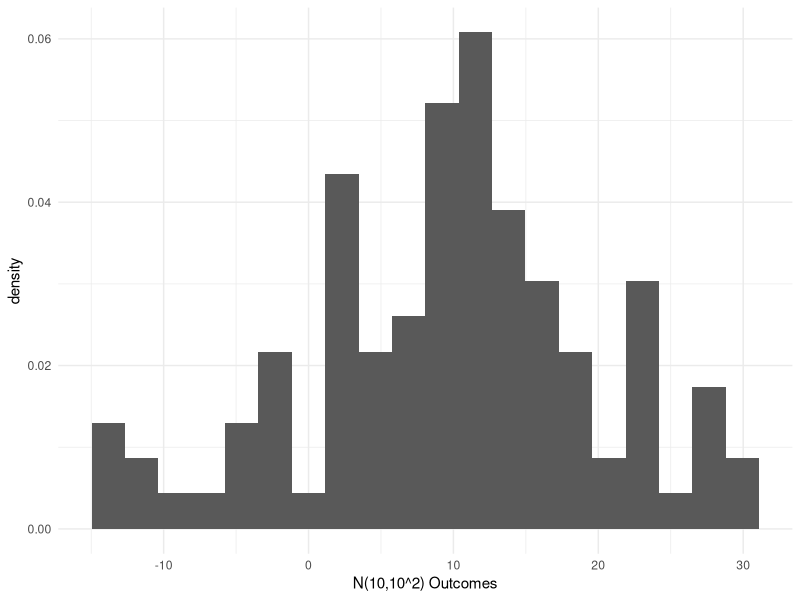
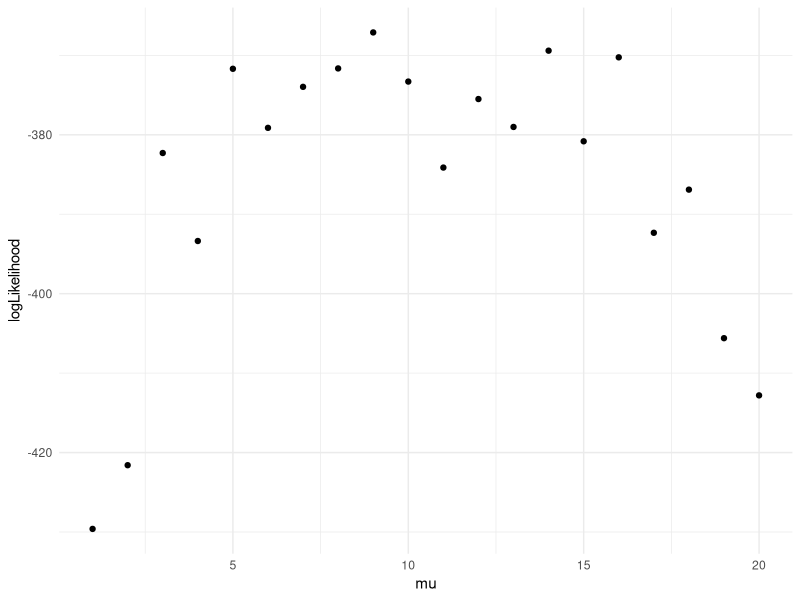
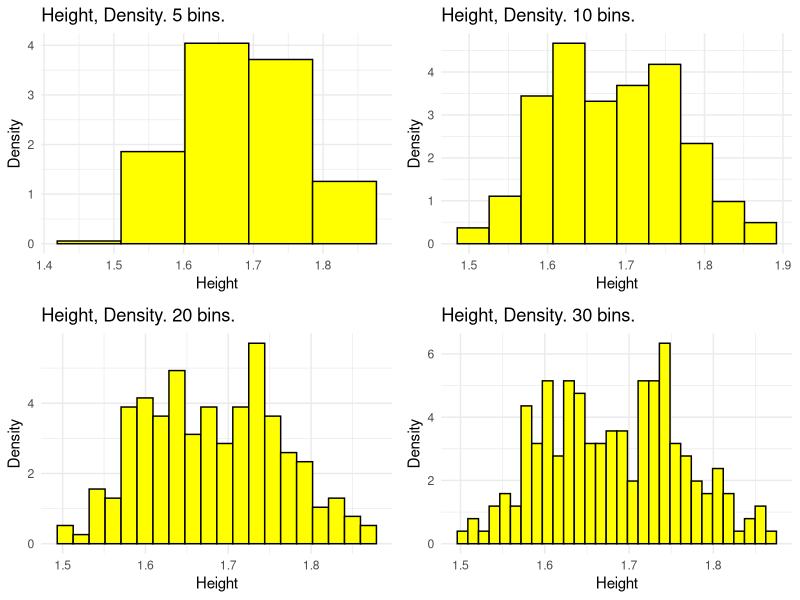
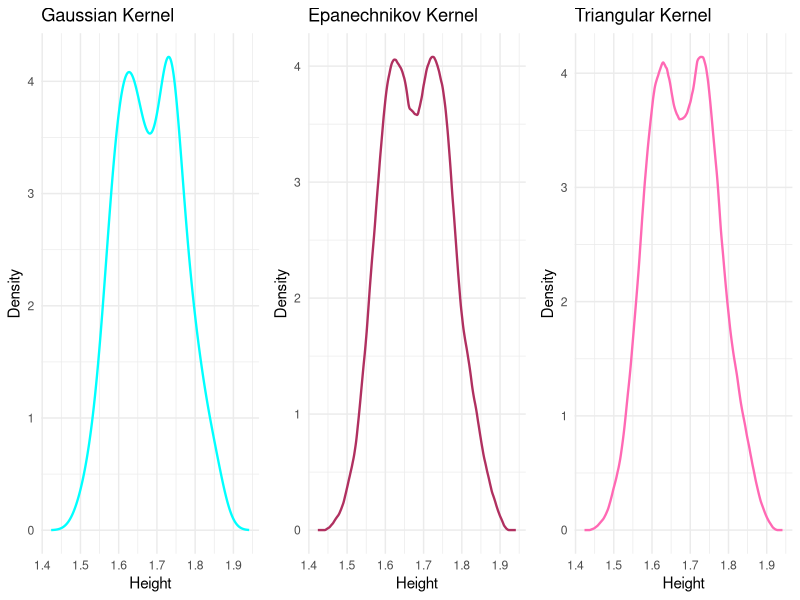
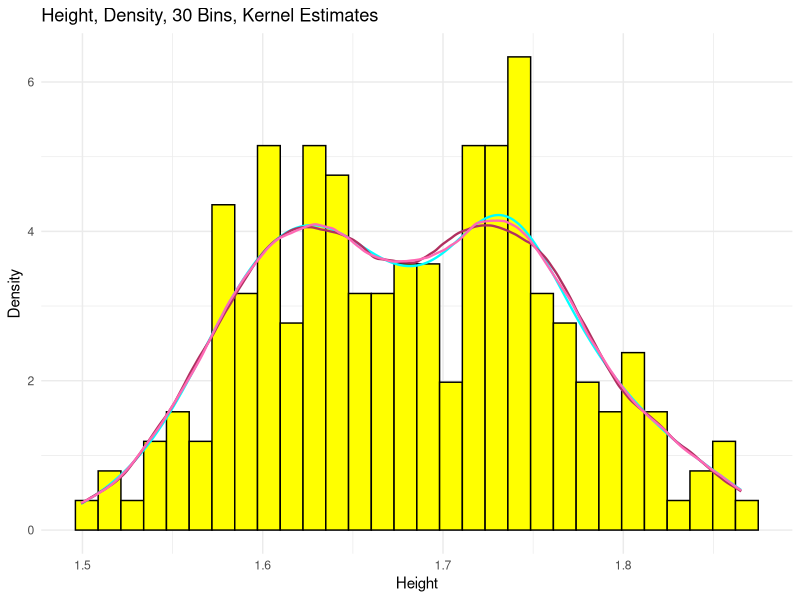
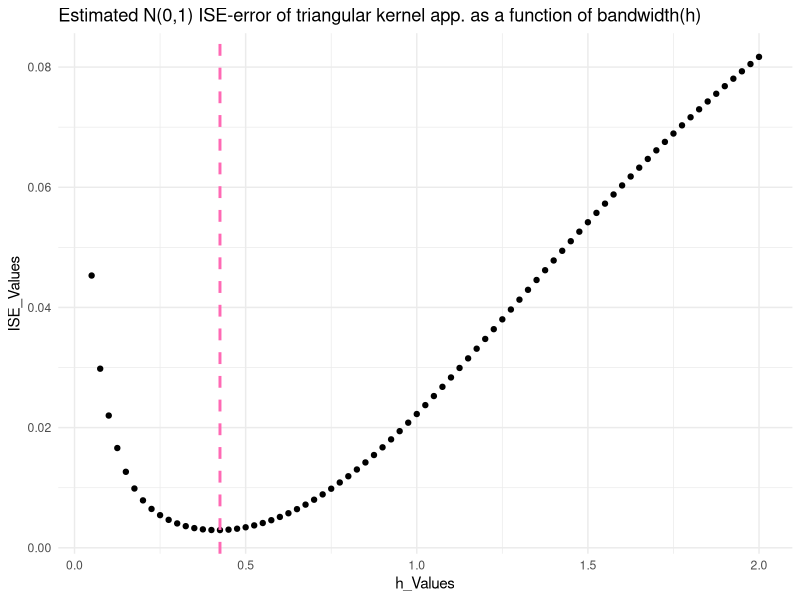
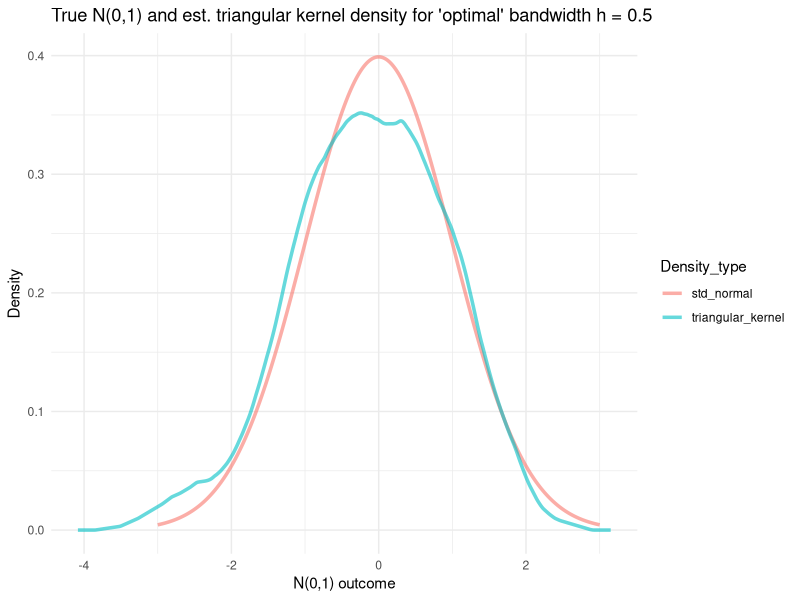
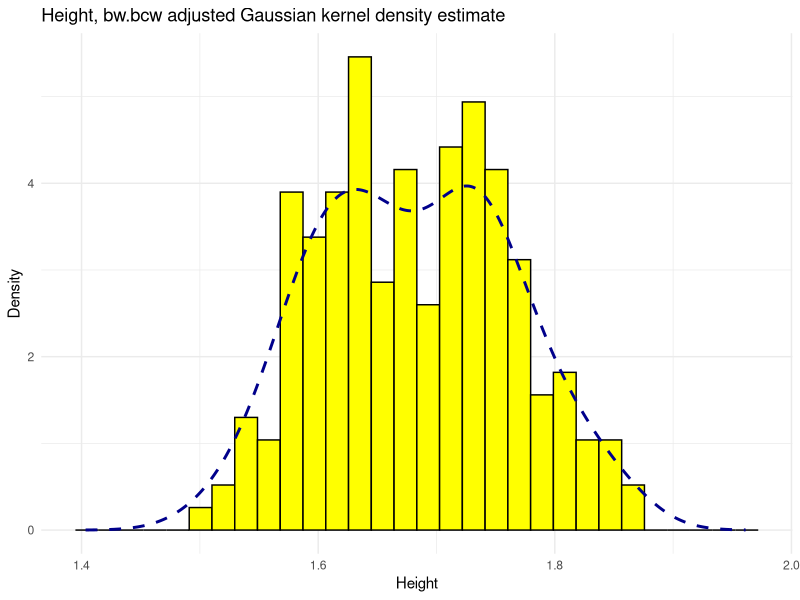

R code for these plots, in order:
## ---- chunk 1
knitr::opts_chunk$set(echo = TRUE)
knitr::opts_chunk$set(cache = TRUE)
knitr::opts_chunk$set(fig.align = 'center')
library(tidyverse)
library(gridExtra)
theme_set(theme_minimal())
library(MASS) #Has a conflict with dplyr regarding select.
library(reshape2)
#library(plot.matrix) 
library(Matrix)
library(expm)
#library(plotly) #for 3D plotting
#library(reticulate) #Used for saving plotly images
#library(nloptr) #optimisation
#library(lpSolve) #linear programming
library(microbenchmark)
library(scales) #used for log trans of ggplot
#library(stats4) #mle and stuff
set.seed(314)

varnametotext <- function(v){
   deparse(substitute(v))
}
Stdresplot <- function(model, main = paste("(Estimate, Std. Res.)-plot of", deparse(substitute(model))), ylab ="Standardized residuals", ...) {
 fit <- fitted(model)
 rst <- rstandard(model)
 qplot(fit, rst, main = main, ylab = ylab, ylim = c(-max(3.2,max(abs(rst))), max(3.2,max(abs(rst)))) )+geom_hline(yintercept = 0) #Largest symmetric interval (around 0) of (-3.2,3.2) or (-largest absolute rst, largest absolute rst)
}
QQplotdraw <- function(model, main = paste("Normal QQ-plot of", deparse(substitute(model))), xlab = "Theoretical Quantiles", ylab ="Sample Quantiles", ...) {
   rst <- rstandard(model)
   #dataname <- getCall(lm_LT)$data
   ggplot(data = eval(getCall(model)$data), main = main, xlab = xlab, ylab = ylab) + geom_qq() + geom_qq_line() + aes(sample = rst)
} #main, xlab, ylab call do not work for some reason
StdresQQPlot <- function(model,...) {
   p1 <- Stdresplot(model,...)
   p2 <- QQplotdraw(model,...)
   #library(gridExtra)
   grid.arrange(p1,p2, ncol = 2)
}
## ---- chunk 2
n <- 10^2
mu <- 10
sigma <- 10
gau <- rnorm(n = n, mean = mu, sd = sigma)
gau %>% as.data.frame %>% ggplot() + geom_histogram(bins = 20, aes(x = gau, y = ..density..)) + xlab("N(10,10^2) Outcomes")
## ---- chunk 3
stu_id <- 520540446
set.seed(stu_id)
gau <- rnorm(n, mu,sigma)
rm(.Random.seed, envir=globalenv()) #reset seed
set.seed(stu_id) #set seed again.
#simulate again,
#test for whether all values of gau == rnorm(10^2, 10, 10) are T
identical(gau, rnorm(n, mu, sigma)) 
## ---- chunk 4
muVec <- seq(1,20,1)
normalMatrix <- matrix(NA, n, length(muVec)) 
#!!!careful with scoping here, calling for (mu in muVec, changes the global mu for some reason)
for (m in muVec) {
   normalMatrix[,m] <- rnorm(n, m, sigma)
}
## ---- chunk 5
logLike <- apply(apply(normalMatrix,2,dnorm, mean = mu, sd = sigma, log = T), 2, sum) #using dnorm

#using loglikelihood function
f <- function(x, mu, sigma) { 
   -n/2*log(2*pi*sigma^2)-1/(2*sigma^2)*sum((x-mu)^2)
}
identical(logLike, apply(normalMatrix, 2, f, mu = 10, sigma = 10)) #is the result the same? -> 'No'

#really? The results are not the same? 
max(logLike-apply(normalMatrix, 2, f, mu = 10, sigma = 10)) # they ARE the same up to numerical error.
## ---- chunk 6
muLogLikeDf <- data.frame(mu = muVec,logLikelihood = logLike)
muLogLikeDf %>% ggplot() + geom_point(aes(x = mu, y = logLikelihood))
## ---- chunk 7
height <- read_table("../Data/height.txt")
head(height)
## ---- chunk 8
p <- height %>% dplyr::select(Height_m) %>% ggplot(aes(x = Height_m, y = ..density..)) + xlab("Height") + ylab("Density")
p1 <- p + geom_histogram(bins = 30, colour = "black", fill = "yellow") + ggtitle("Height, Density. 30 bins.")
p2 <- p + geom_histogram(bins = 5, colour = "black", fill = "yellow") + ggtitle("Height, Density. 5 bins.")
p3 <- p + geom_histogram(bins = 10, colour = "black", fill = "yellow") + ggtitle("Height, Density. 10 bins.")
p4 <- p + geom_histogram(bins = 20, colour = "black", fill = "yellow") + ggtitle("Height, Density. 20 bins.")
grid.arrange(p2,p3,p4,p1,ncol = 2)
## ---- chunk 9
#?density #checking info on the density function
gKernel <- height %>% dplyr::select(Height_m) %>% as.matrix %>% as.numeric %>% density(kernel = "gaussian")
eKernel <- height %>% dplyr::select(Height_m) %>% as.matrix %>% as.numeric %>% density(kernel = "epanechnikov")
tKernel <- height %>% dplyr::select(Height_m) %>% as.matrix %>% as.numeric %>% density(kernel = "triangular")
## ---- chunk 10
Kernel_df <- function(K) data.frame(x = K$x, y = K$y)
empty_p <- ggplot() + xlab("Height") + ylab("Density")
g_plot <- empty_p + geom_line(Kernel_df(gKernel), mapping = aes(x = x, y = y), colour = "cyan", size = 0.8) + ggtitle("Gaussian Kernel")
e_plot <- empty_p + geom_line(Kernel_df(eKernel), mapping = aes(x = x, y = y), colour = "maroon", size = 0.8) + ggtitle("Epanechnikov Kernel")
t_plot <- empty_p + geom_line(Kernel_df(tKernel), mapping = aes(x = x, y = y), colour = "hotpink", size = 0.8) + ggtitle("Triangular Kernel")

grid.arrange(g_plot, e_plot, t_plot, ncol = 3)
## ---- chunk 11
p1 + geom_density(kernel = "gaussian", colour = "cyan", size = 0.8, alpha = 0.5, show.legend = T) +
   geom_density(kernel = "epanechnikov", colour = "maroon", size = 0.8, alpha = 0.5, show.legend = T) +
   geom_density(kernel = "triangular", colour = "hotpink", size = 0.8, alpha = 0.5, show.legend = T) + ggtitle("Height, Density, 30 Bins, Kernel Estimates")
## ---- chunk 12
integrate(approxfun(gKernel), 1.7, max(gKernel$x))
integrate(approxfun(eKernel), 1.7, max(eKernel$x))
integrate(approxfun(tKernel), 1.7, max(tKernel$x))
## ---- chunk 13
mean(height$Height_m>1.7)
## ---- chunk 14
library(stats4)
ff <- function(mu,sigma) {
   return(-f(height$Height_m, mu, sigma))
}
mle_fit <- mle(ff, start = list(mu = 1, sigma = 1))
coef(mle_fit)
## ---- chunk 15
stdNorm <- rnorm(100)
ISECalc <- function(data, h, f, kernel = "triangular", range = range(data)) {
   kDens <- density(data, bw = h, kernel = kernel, n = 512, from = range[1], to = range[2])
   fapp <- approxfun(kDens)
   fDiffSq <- function(x) (fapp(x)-f(x))^2
   return(integrate(fDiffSq, range[1], range[2])[[1]])
}
## ---- chunk 16
hVec <- seq(0.05,2,0.025)
ISEVal <- c()
for (i in 1:length(hVec)) {
   ISEVal[i] <- ISECalc(stdNorm, hVec[i], dnorm, "triangular", c(-3, 3))
}
ggplot(data.frame(h_Values = hVec, ISE_Values = ISEVal), aes(x = h_Values, y = ISE_Values)) +
   geom_point() +
   ggtitle("Estimated N(0,1) ISE-error of triangular kernel app. as a function of bandwidth(h)") +
   geom_vline(aes(xintercept = hVec[which.min(ISEVal)]), linetype = "dashed", size = 1, colour = "hotpink")
## ---- chunk 17
h05_tdens <- density(stdNorm, bw = hVec[which.min(ISEVal)], n = 512, kernel = "triangular")

kernel_stdnormal_df <- data.frame(simVal = seq(-3,3,0.01), densVal = dnorm(seq(-3,3,0.01)),
                                  Density_type = rep("std_normal",length(seq(-3,3,0.01)))) %>%
   rbind(data.frame(simVal = h05_tdens$x, densVal = h05_tdens$y,
                    Density_type = rep("triangular_kernel", length(h05_tdens$y))))
kernel_stdnormal_df %>% ggplot(aes(x = simVal, y = densVal, colour = Density_type)) + geom_line(size = 1.2, alpha = 0.6) + labs(x = "N(0,1) outcome", y = "Density", title = "True N(0,1) and est. triangular kernel density for 'optimal' bandwidth h = 0.5")
## ---- chunk 18
bw <- bw.bcv(height$Height_m) 
bwDensity <- density(height$Height_m, bw = bw, kernel = "gaussian")
bwDensity_df <- data.frame(x = bwDensity$x, y = bwDensity$y)
p1 + geom_line(data = bwDensity_df, aes(x=x, y=y),colour = "darkblue", size = 1, linetype = "dashed") + labs(title = "Height, bw.bcw adjusted Gaussian kernel density estimate", x = "Height", y = "Density")
